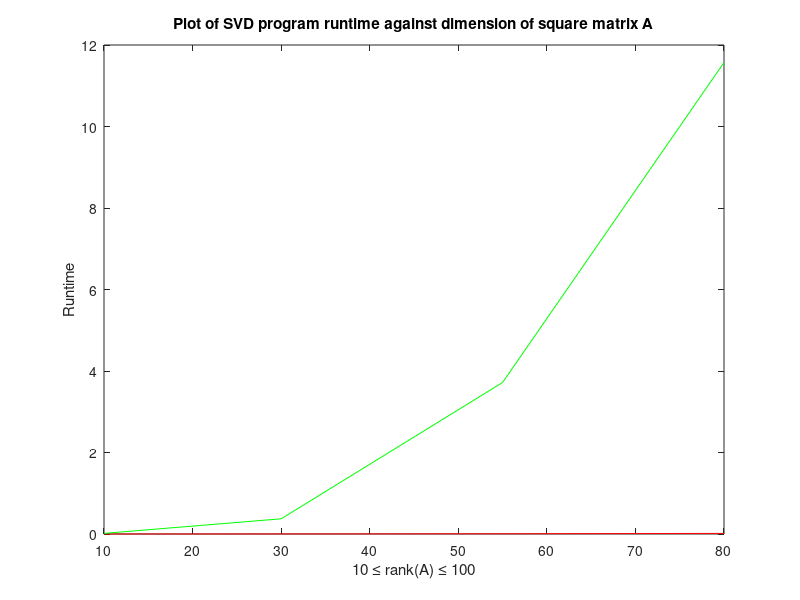

Write the MATLAB code that produced this figure. (Note: this script raises an error after producing the figure.)
n = 80;
tol = 1e-5;

% Pick a non singular matrix A
A = fix(10*rand(n, n));
while det(A) == 0
    A = fix(10*rand(n, n));
end

% A = [2 1;
%     1,8]

% tic
[UMatlab, SMatlab, VMatlab] = svd(A);
% toc

tic
% Initialize $U,\ \Sigma,\ V$ to $I$.
U = eye(n);
V = eye(n);
S = eye(n);
svdError = 500;
svdErrorPrev =  svdError*1000;
iterations = 0;

while ((svdError > tol))
    % Assuming $U,\ \Sigma$ fixed, compute $V$ and orthogonalize it.
    % A=USV'
    % AV=US
    % V = inv(A)*U*S; Won't lead to convergence.
    % V = (inv(S)*U'*A)'; Gives different V, leads to convergence!
    [Q,R] = qr((inv(S)*U'*A)');
    V = Q;

    % Assume $U, V$ fixed, compute $\Sigma$. Ensure that $\Sigma$ is diagonal and positive.

    % Equivalent but shorter procedure
      % AV = US
    % Av_i = u_i s_i
    % I do the following for all i = 1:n
    % Project Av_i on u_i to get the magnitude (p_i) of the projection along the direction of u_i, solve p_i = norm(u_i) s_i. (I find p_i by calculating u_i' Av_i/ norm(u_i).)
    % Fix sign of u_i and s_i if s_i<0.
    % Update matreces V and S.
    % AV = US
    S_raw = U'*A*V;
    S = S_raw;
    S = S.*eye(n);
    for i=1:n
        if S(i,i)<0
            S(i,i) = -S(i,i);
            V(:,i) = -V(:,i);
        end
    end



    % Assuming $\Sigma,\ V$ fixed, compute $U$ and orthogonalize it.
    % AV = US
    U = A*V*inv(S);
    [Q,R] = qr(U);
    U = Q;

    % If $\|A-U\Sigma V^T\|_F\geq tol$, repeat steps (ii)-(iv).
    % Faulty calculation:
    % svdErrorMatrix = A- (U*S_raw*V');
    svdErrorMatrix = A- (U*S*V');
    svdError = norm(svdErrorMatrix,'fro');
    
    iterations = iterations + 1;
    
end
toc

% svdError
% iterations

% A
% UMatlab
% U
% SMatlab
% S
% VMatlab
% V

x=[10 30 55 80]
y=[.000217 0.001610 0.006002 0.014767]
z=[0.015000 0.372791 3.718036 11.570505]
plot(x,y,'r',x,z,'g')
xlabel('10 \leq rank(A) \leq 100')
ylabel('Runtime')
title('Plot of SVD program runtime against dimension of square matrix A')
h = legend('Matlab svd command','iterative svd procedure',2);
set(h,'Interpreter','none')
grid
